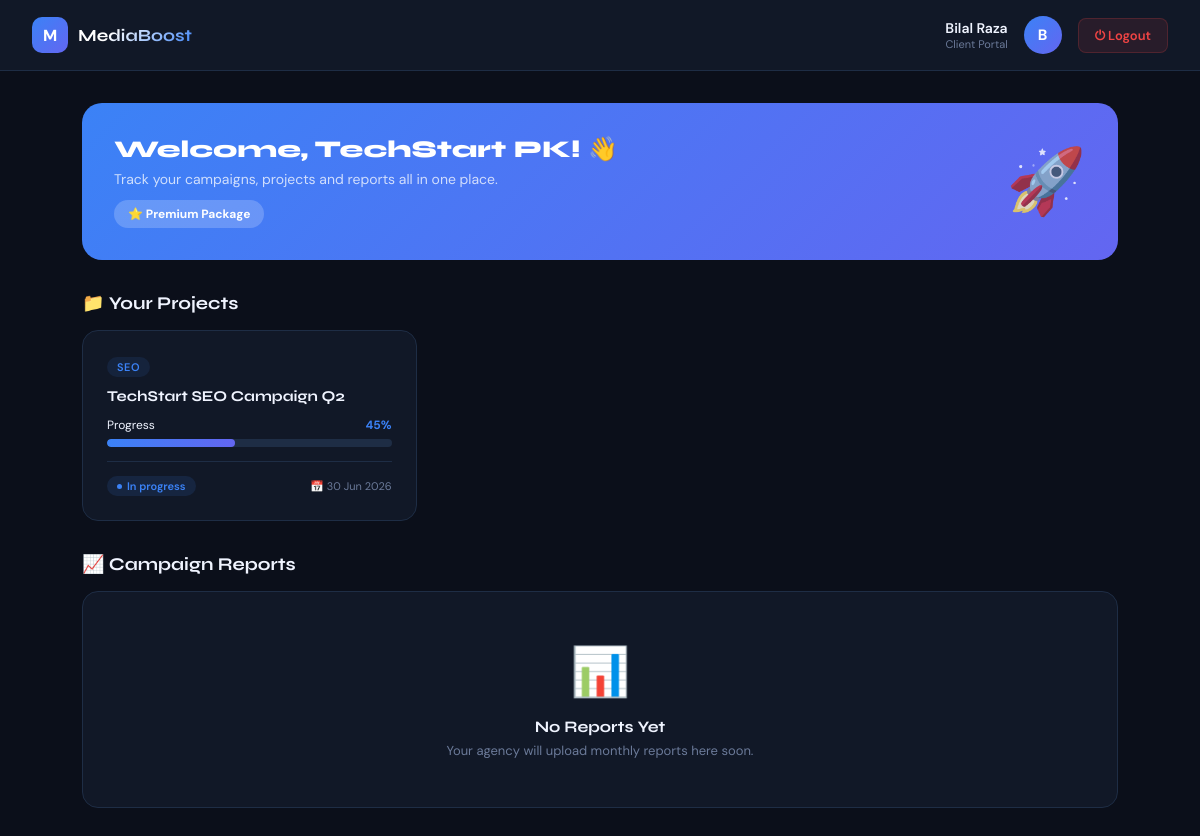
/client/dashboard.php (signed in), run on the app's committed database.
### tables this page shows
CREATE TABLE clients (
    id              INT AUTO_INCREMENT PRIMARY KEY,
    business_name   VARCHAR(150) NOT NULL,
    contact_person  VARCHAR(100) NOT NULL,
    email           VARCHAR(150) NOT NULL UNIQUE,
    password        VARCHAR(255) NOT NULL,
    phone           VARCHAR(20),
    city            VARCHAR(80),
    industry        VARCHAR(100),
    package         ENUM('basic','standard','premium') DEFAULT 'basic',
    assigned_to     INT,                           
    is_active       TINYINT(1) DEFAULT 1,
    created_at      TIMESTAMP DEFAULT CURRENT_TIMESTAMP,
    updated_at      TIMESTAMP DEFAULT CURRENT_TIMESTAMP ON UPDATE CURRENT_TIMESTAMP,
    FOREIGN KEY (assigned_to) REFERENCES users(id) ON DELETE SET NULL
);

CREATE TABLE projects (
    id              INT AUTO_INCREMENT PRIMARY KEY,
    client_id       INT NOT NULL,
    title           VARCHAR(200) NOT NULL,
    description     TEXT,
    service_type    ENUM('seo','social_media','web_dev','content','backlinks','other') NOT NULL,
    status          ENUM('pending','in_progress','review','completed','paused','cancelled') DEFAULT 'pending',
    start_date      DATE,
    deadline        DATE,
    assigned_to     INT,
    progress        TINYINT DEFAULT 0,             
    budget          DECIMAL(10,2),
    created_at      TIMESTAMP DEFAULT CURRENT_TIMESTAMP,
    updated_at      TIMESTAMP DEFAULT CURRENT_TIMESTAMP ON UPDATE CURRENT_TIMESTAMP,
    FOREIGN KEY (client_id) REFERENCES clients(id) ON DELETE CASCADE,
    FOREIGN KEY (assigned_to) REFERENCES users(id) ON DELETE SET NULL
);

### includes/auth.php (called while the page is built, shortened)
<?php
function currentUser(): array {
    return ['id'=>$_SESSION['user_id']??null,'name'=>$_SESSION['user_name']??'Guest','role'=>$_SESSION['user_role']??null,'type'=>$_SESSION['user_type']??null];
}

### client/dashboard.php (the view, shortened to what this page needs)
<?php
require_once '../includes/auth.php';
$db=getDB();$user=currentUser();
$client=$db->prepare("SELECT * FROM clients WHERE id=?");$client->execute([$user['id']]);$client=$client->fetch();
$projects=$db->prepare("SELECT * FROM projects WHERE client_id=? ORDER BY created_at DESC");$projects->execute([$user['id']]);$projects=$projects->fetchAll();
$reports=$db->prepare("SELECT * FROM reports WHERE client_id=? ORDER BY report_month DESC LIMIT 6");$reports->execute([$user['id']]);$reports=$reports->fetchAll();
?>
<!DOCTYPE html><html lang="en"><head>
</head><body>
<div class="topbar">
  <div class="logo-wrap"><div class="logo-icon">M</div><span class="logo-name">MediaBoost</span></div>
  <div class="topbar-right">
    <div class="user-info">
      <div class="user-name-top"><?= htmlspecialchars($user['name']) ?></div>
      <div class="user-role-top">Client Portal</div>
    </div>
    <div class="user-avatar"><?= strtoupper($user['name'][0]) ?></div>
    <a href="../logout.php" class="logout-btn">⏻ Logout</a>
  </div>
</div>
<div class="main">
  <div class="welcome-card">
    <div>
      <div class="welcome-title">Welcome, <?= htmlspecialchars($client['business_name']??'') ?>! 👋</div>
      <div class="welcome-sub">Track your campaigns, projects and reports all in one place.</div>
      <span class="pkg-badge">⭐ <?= ucfirst($client['package']??'basic') ?> Package</span>
    </div>
    <div class="welcome-icon">🚀</div>
  </div>
  <div class="section-title">📁 Your Projects</div>
  <?php if(empty($projects)): ?>
  <div class="no-data"><div class="no-data-icon">📁</div><div class="no-data-title">No Projects Yet</div><div class="no-data-sub">Your agency will assign projects soon. Please contact your manager.</div></div>
  <?php else: ?>
  <div class="projects-grid">
    <?php foreach($projects as $p): ?>
    <div class="project-card">
      <span class="project-service"><?= str_replace('_',' ',$p['service_type']) ?></span>
      <div class="project-name"><?= htmlspecialchars($p['title']) ?></div>
      <div class="progress-label"><span>Progress</span><span><?= $p['progress'] ?>%</span></div>
      <div class="progress-bar"><div class="progress-fill" style="width:<?= $p['progress'] ?>%"></div></div>
      <div class="project-footer">
        <span class="status s-<?= $p['status'] ?>"><?= ucfirst(str_replace('_',' ',$p['status'])) ?></span>
        <?php if($p['deadline']): ?><span class="deadline">📅 <?= date('d M Y',strtotime($p['deadline'])) ?></span><?php endif; ?>
      </div>
    </div>
    <?php endforeach; ?>
  </div>
  <?php endif; ?>
  <div class="section-title">📈 Campaign Reports</div>
  <?php if(empty($reports)): ?>
  <div class="no-data"><div class="no-data-icon">📊</div><div class="no-data-title">No Reports Yet</div><div class="no-data-sub">Your agency will upload monthly reports here soon.</div></div>
  <?php endif; ?>
</div>
</body></html>

### client/dashboard.php (style rules this page uses)
*,*::before,*::after { box-sizing:border-box;margin:0;padding:0 }
:root { --bg:#0b0f1a;--surface:#111827;--surface2:#1a2236;--border:#1e2d45;--accent:#3b82f6;--accent2:#6366f1;--green:#10b981;--amber:#f59e0b;--red:#ef4444;--text:#f0f4ff;--muted:#6b7a99;--font-head:'Syne',sans-serif;--font-body:'DM Sans',sans-serif }
body { background:var(--bg);color:var(--text);font-family:var(--font-body);min-height:100vh }
.topbar { background:var(--surface);border-bottom:1px solid var(--border);padding:16px 32px;display:flex;align-items:center;justify-content:space-between;position:sticky;top:0;z-index:10 }
.logo-wrap { display:flex;align-items:center;gap:10px }
.logo-icon { width:36px;height:36px;background:linear-gradient(135deg,var(--accent),var(--accent2));border-radius:10px;display:flex;align-items:center;justify-content:center;font-weight:800;color:#fff;font-size:16px }
.logo-name { font-family:var(--font-head);font-weight:700;font-size:17px;background:linear-gradient(135deg,#fff 30%,var(--accent));-webkit-background-clip:text;-webkit-text-fill-color:transparent }
.topbar-right { display:flex;align-items:center;gap:16px }
.user-info { text-align:right }
.user-name-top { font-size:14px;font-weight:600 }
.user-role-top { font-size:11px;color:var(--muted) }
.user-avatar { width:38px;height:38px;background:linear-gradient(135deg,var(--accent),var(--accent2));border-radius:50%;display:flex;align-items:center;justify-content:center;font-weight:700;color:#fff;font-size:15px }
.logout-btn { background:rgba(239,68,68,.1);border:1px solid rgba(239,68,68,.2);color:var(--red);padding:8px 16px;border-radius:8px;text-decoration:none;font-size:13px;font-weight:600;transition:all .2s }
.main { padding:32px;max-width:1100px;margin:0 auto }
.welcome-card { background:linear-gradient(135deg,var(--accent),var(--accent2));border-radius:20px;padding:32px;margin-bottom:32px;display:flex;align-items:center;justify-content:space-between }
.welcome-title { font-family:var(--font-head);font-size:24px;font-weight:800;color:#fff;margin-bottom:6px }
.welcome-sub { color:rgba(255,255,255,.75);font-size:14px }
.pkg-badge { background:rgba(255,255,255,.2);color:#fff;font-size:12px;font-weight:700;padding:6px 14px;border-radius:20px;display:inline-block;margin-top:12px }
.welcome-icon { font-size:64px;opacity:.8 }
.section-title { font-family:var(--font-head);font-size:18px;font-weight:700;margin-bottom:16px;margin-top:32px;display:flex;align-items:center;gap:10px }
.projects-grid { display:grid;grid-template-columns:repeat(auto-fill,minmax(300px,1fr));gap:16px }
.project-card { background:var(--surface);border:1px solid var(--border);border-radius:16px;padding:24px;transition:border-color .2s,transform .15s }
.project-service { font-size:11px;font-weight:600;padding:3px 10px;border-radius:20px;display:inline-block;margin-bottom:10px;text-transform:uppercase;letter-spacing:.05em;background:rgba(59,130,246,.1);color:var(--accent) }
.project-name { font-family:var(--font-head);font-size:15px;font-weight:700;margin-bottom:12px }
.progress-label { display:flex;justify-content:space-between;font-size:12px;margin-bottom:6px }
.progress-label span:last-child { font-weight:700;color:var(--accent) }
.progress-bar { height:8px;background:var(--border);border-radius:4px;overflow:hidden;margin-bottom:14px }
.progress-fill { height:100%;border-radius:4px;background:linear-gradient(90deg,var(--accent),var(--accent2));transition:width .6s ease }
.project-footer { display:flex;align-items:center;justify-content:space-between;padding-top:14px;border-top:1px solid var(--border) }
.status { display:inline-flex;align-items:center;gap:5px;font-size:11px;font-weight:600;padding:3px 10px;border-radius:20px }
.status::before { content:'';width:5px;height:5px;border-radius:50%;background:currentColor }
.s-in_progress { background:rgba(59,130,246,.12);color:var(--accent) }
.deadline { font-size:11px;color:var(--muted) }
.no-data { background:var(--surface);border:1px solid var(--border);border-radius:16px;padding:48px;text-align:center }
.no-data-icon { font-size:48px;margin-bottom:14px }
.no-data-title { font-family:var(--font-head);font-size:16px;font-weight:700;margin-bottom:6px }
.no-data-sub { font-size:13px;color:var(--muted) }

### data on the page
clients: contact_person "Bilal Raza", contact_person "B", business_name "TechStart PK", package "Premium"
projects: service_type "SEO", title "TechStart SEO Campaign Q2", progress "45", status "In progress", deadline "30 Jun 2026"
